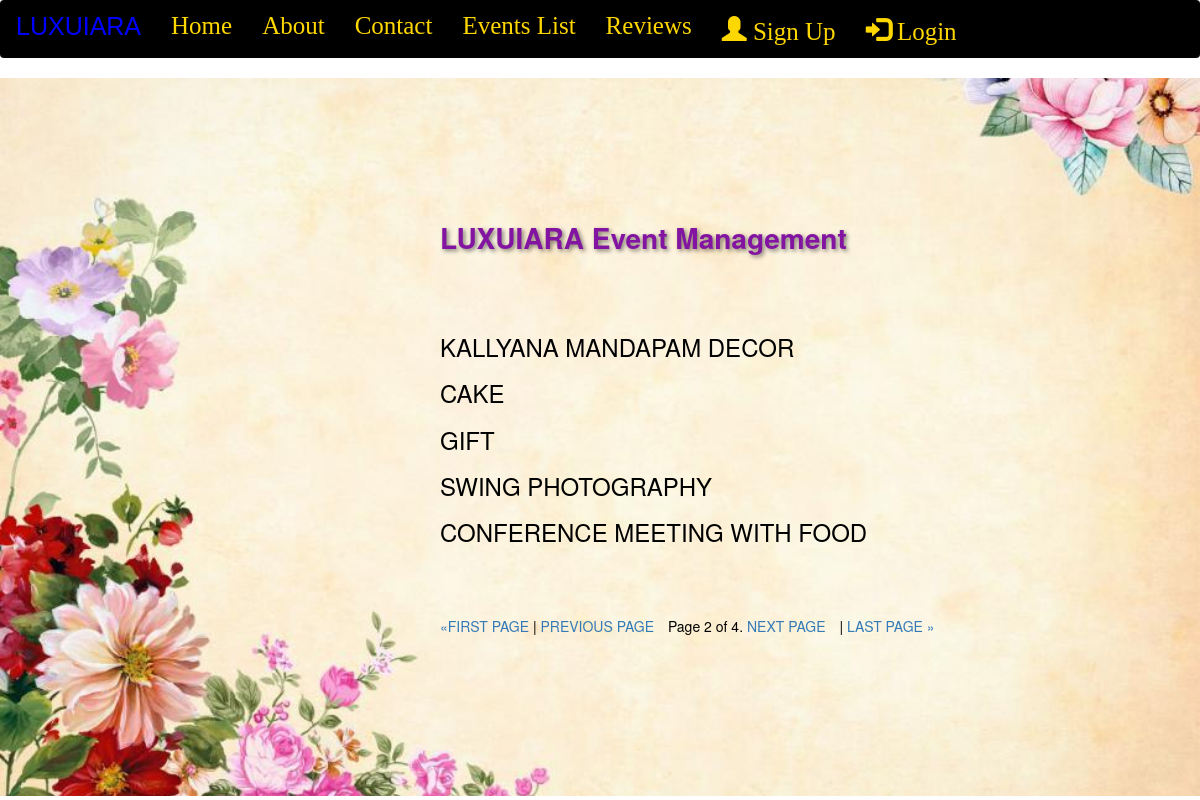
/about/?page=2, run on the app's committed database.
### myapp/models.py (models this page shows, shortened)
class Event(models.Model):
    img=models.ImageField(upload_to="pic")
    name=models.CharField(max_length=50)
    desc=models.CharField(max_length=500)

### myapp/views.py (the view)
# urls.py: path('about/',views.about,name='about'),
def about(request):
    events = Event.objects.all()
    items_per_page = 5
    paginator = Paginator(events, items_per_page)
    page_number = request.GET.get('page')
    page_obj = paginator.get_page(page_number)
    return render(request, 'about.html', {'page_obj': page_obj})

### templates/about.html (shortened to what this page needs)
{% extends 'base.html' %}
{% load static %}
{% block content %}
<div class="container-fluid about-page">
    <div class="row">
        <div class="col-md-20 col-md-offset-3 about-content">
            <h2 class="about-heading">LUXUIARA Event Management</h2><br><br>
            {% if page_obj.number == 1 %}
            <p><strong>Welcome to our event management platform. We strive to provide the best event planning and booking services to our clients.</strong></p>
             <p><strong>Our team consists of experienced professionals who are dedicated to ensuring that every event is a memorable and successful one.</strong></p>
             <p><strong>Whether you're planning a corporate event, wedding, or any other special occasion, we've got you covered. Our user-friendly interface makes it easy to browse and book events.</strong></p>
            {% else %}
                {% for event in page_obj %}
                    <div class="event-info">
                        <h3>{{ event.name }}</h3>
                    </div>
                {% endfor %}
            {% endif %}
            <div class="pagination" style="padding-top: 40px;">
                <span class="step-links">
                    {% if page_obj.has_previous %}
                        <a href="?page=1">&laquo;FIRST PAGE</a> |
                        <a href="?page={{ page_obj.previous_page_number }}" style="margin-right: 10px;">PREVIOUS PAGE</a>
                    {% endif %}
                    <span class="current">
                        Page {{ page_obj.number }} of {{ page_obj.paginator.num_pages }}.
                    </span>
                    {% if page_obj.has_next %}
                        <a href="?page={{ page_obj.next_page_number }}" style="margin-right: 10px;">NEXT PAGE</a>
                        |
                        <a href="?page={{ page_obj.paginator.num_pages }}">LAST PAGE &raquo;</a>
                    {% endif %}
                </span>
            </div>
        </div>
    </div>
</div>
{% endblock %}

### data on the page
Event: name "KALLYANA MANDAPAM DECOR"
Event: name "CAKE"
Event: name "GIFT"
Event: name "SWING PHOTOGRAPHY"
Event: name "CONFERENCE MEETING WITH FOOD"

### other printed values
{{ page_obj.number }} "2"
{{ page_obj.paginator.num_pages }} "4"
